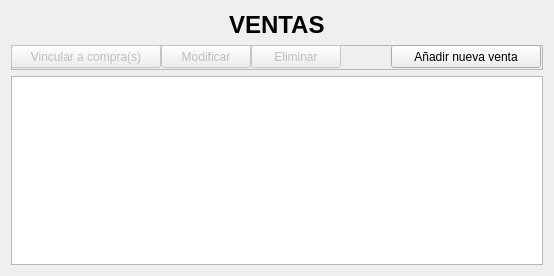
<?xml version="1.0" encoding="UTF-8"?>
<ui version="4.0">
 <class>Ventas</class>
 <widget class="QWidget" name="Ventas">
  <property name="geometry">
   <rect>
    <x>0</x>
    <y>0</y>
    <width>554</width>
    <height>276</height>
   </rect>
  </property>
  <property name="windowTitle">
   <string>Form</string>
  </property>
  <layout class="QVBoxLayout" name="verticalLayout">
   <item alignment="Qt::AlignHCenter">
    <widget class="QLabel" name="label">
     <property name="text">
      <string>&lt;html&gt;&lt;head/&gt;&lt;body&gt;&lt;p&gt;&lt;span style=&quot; font-size:18pt; font-weight:600;&quot;&gt;VENTAS&lt;/span&gt;&lt;/p&gt;&lt;/body&gt;&lt;/html&gt;</string>
     </property>
    </widget>
   </item>
   <item>
    <widget class="QFrame" name="frame">
     <property name="minimumSize">
      <size>
       <width>0</width>
       <height>25</height>
      </size>
     </property>
     <property name="frameShape">
      <enum>QFrame::StyledPanel</enum>
     </property>
     <property name="frameShadow">
      <enum>QFrame::Raised</enum>
     </property>
     <widget class="QPushButton" name="nuevaVenta">
      <property name="geometry">
       <rect>
        <x>380</x>
        <y>0</y>
        <width>150</width>
        <height>23</height>
       </rect>
      </property>
      <property name="minimumSize">
       <size>
        <width>150</width>
        <height>0</height>
       </size>
      </property>
      <property name="maximumSize">
       <size>
        <width>140</width>
        <height>16777215</height>
       </size>
      </property>
      <property name="text">
       <string>Añadir nueva venta</string>
      </property>
     </widget>
     <widget class="QPushButton" name="vincularVenta">
      <property name="enabled">
       <bool>false</bool>
      </property>
      <property name="geometry">
       <rect>
        <x>0</x>
        <y>0</y>
        <width>150</width>
        <height>23</height>
       </rect>
      </property>
      <property name="minimumSize">
       <size>
        <width>150</width>
        <height>0</height>
       </size>
      </property>
      <property name="maximumSize">
       <size>
        <width>95</width>
        <height>16777215</height>
       </size>
      </property>
      <property name="text">
       <string>Vincular a compra(s)</string>
      </property>
     </widget>
     <widget class="QPushButton" name="modificarVenta">
      <property name="enabled">
       <bool>false</bool>
      </property>
      <property name="geometry">
       <rect>
        <x>150</x>
        <y>0</y>
        <width>90</width>
        <height>23</height>
       </rect>
      </property>
      <property name="minimumSize">
       <size>
        <width>90</width>
        <height>0</height>
       </size>
      </property>
      <property name="maximumSize">
       <size>
        <width>90</width>
        <height>16777215</height>
       </size>
      </property>
      <property name="text">
       <string>Modificar</string>
      </property>
     </widget>
     <widget class="QPushButton" name="eliminarVenta">
      <property name="enabled">
       <bool>false</bool>
      </property>
      <property name="geometry">
       <rect>
        <x>240</x>
        <y>0</y>
        <width>90</width>
        <height>23</height>
       </rect>
      </property>
      <property name="minimumSize">
       <size>
        <width>90</width>
        <height>0</height>
       </size>
      </property>
      <property name="maximumSize">
       <size>
        <width>90</width>
        <height>16777215</height>
       </size>
      </property>
      <property name="text">
       <string>Eliminar</string>
      </property>
     </widget>
    </widget>
   </item>
   <item>
    <widget class="QTableView" name="ventasList">
     <property name="styleSheet">
      <string notr="true">font: 12pt &quot;MS Shell Dlg 2&quot;;</string>
     </property>
    </widget>
   </item>
  </layout>
 </widget>
 <resources/>
 <connections/>
</ui>
